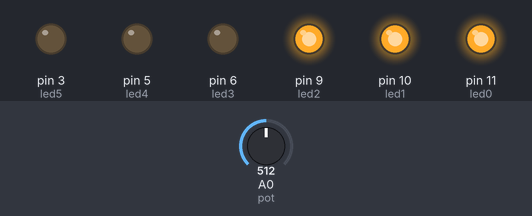
A sketch run on a simulated Arduino Uno, built with avr-gcc and run on an emulated ATmega328P. Parts: output pins drawn as LEDs (lit = HIGH). The test bench sets the inputs (shaded band); at power-on: A0 (pot) = 512.

Above: at 1.2 s.
1.3 s: A0 (pot) set to 671
2.8 s: A0 (pot) set to 693
At 4.0 s:
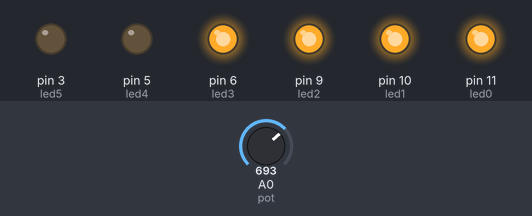
4.3 s: A0 (pot) set to 836
5.8 s: A0 (pot) set to 864
At 6.4 s:
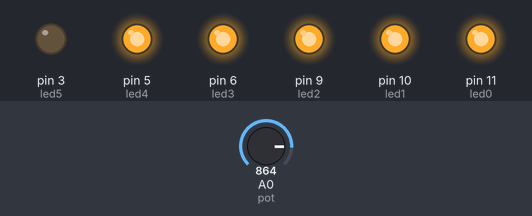
7.3 s: A0 (pot) set to 1015
8.8 s: A0 (pot) set to 1023
At 10.2 s:
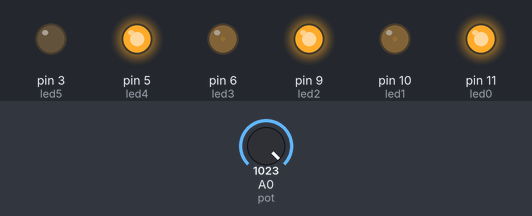
Timing chart, 0 to 11.3 s (numbered marks = the images above; inputs shaded):
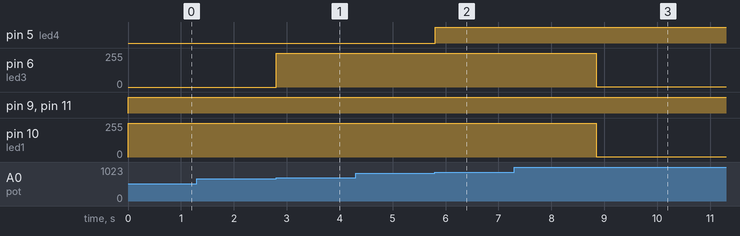

The sketch:

lesson3_3_PotBar.ino
```cpp
int led0 = 11;
int led1 = 10;
int led2 = 9;
int led3 = 6;
int led4 = 5;
int led5 = 3;
int pot = A0;

void setup()
{
  pinMode(led0, OUTPUT);
  pinMode(led1, OUTPUT);
  pinMode(led2, OUTPUT);
  pinMode(led3, OUTPUT);
  pinMode(led4, OUTPUT);
  pinMode(led5, OUTPUT);
  pinMode(pot, INPUT); // not needed, but good to be sure
}

void loop()
{
  int sensorValue = analogRead(pot);

  int numPins = map(sensorValue, 0, 1023, 0, 6);

  switch(numPins)
  {
    case 0:
    {
      digitalWrite(led0, LOW);
      digitalWrite(led1, LOW);
      digitalWrite(led2, LOW);
      digitalWrite(led3, LOW);
      digitalWrite(led4, LOW);
      digitalWrite(led5, LOW);
      break;
    }
    case 1:
    {
      digitalWrite(led0, HIGH);
      digitalWrite(led1, LOW);
      digitalWrite(led2, LOW);
      digitalWrite(led3, LOW);
      digitalWrite(led4, LOW);
      digitalWrite(led5, LOW);
      break;
    }
    case 2:
    {
      digitalWrite(led0, HIGH);
      digitalWrite(led1, HIGH);
      digitalWrite(led2, LOW);
      digitalWrite(led3, LOW);
      digitalWrite(led4, LOW);
      digitalWrite(led5, LOW);
      break;
    }
    case 3:
    {
      digitalWrite(led0, HIGH);
      digitalWrite(led1, HIGH);
      digitalWrite(led2, HIGH);
      digitalWrite(led3, LOW);
      digitalWrite(led4, LOW);
      digitalWrite(led5, LOW);
      break;
    }
    case 4:
    {
      digitalWrite(led0, HIGH);
      digitalWrite(led1, HIGH);
      digitalWrite(led2, HIGH);
      digitalWrite(led3, HIGH);
      digitalWrite(led4, LOW);
      digitalWrite(led5, LOW);
      break;
    }
    case 5:
    {
      digitalWrite(led0, HIGH);
      digitalWrite(led1, HIGH);
      digitalWrite(led2, HIGH);
      digitalWrite(led3, HIGH);
      digitalWrite(led4, HIGH);
      digitalWrite(led5, LOW);
      break;
    }
    case 6:
    {
      digitalWrite(led0, HIGH);
      digitalWrite(led1, HIGH);
      digitalWrite(led2, HIGH);
      digitalWrite(led3, HIGH);
      digitalWrite(led4, HIGH);
      digitalWrite(led5, HIGH);
    }
    default:
    {
      digitalWrite(led0, HIGH);
      digitalWrite(led1, LOW);
      digitalWrite(led2, HIGH);
      digitalWrite(led3, LOW);
      digitalWrite(led4, HIGH);
      digitalWrite(led5, LOW);
      break;
    }
  }

  delay(2);
}
```

Measured:
- the behaviour switches between 681 and 682 on A0 (pot) (found by bisection; images 0 and 1)
- the behaviour switches between 852 and 853 on A0 (pot) (found by bisection; images 1 and 2)
- the behaviour switches between 1022 and 1023 on A0 (pot) (found by bisection; images 2 and 3)
- after the input at 1.3 s, every drawn part: stays the same
- after the input at 2.8 s, pin 6 (led3): 0/255 → 255/255 at once
- after the input at 4.3 s, every drawn part: stays the same
- after the input at 5.8 s, pin 5 (led4): LOW → HIGH at once
- after the input at 7.3 s, every drawn part: stays the same
- after the input at 8.8 s, pin 6 (led3), pin 10 (led1): 255/255 → 3/255 at once
